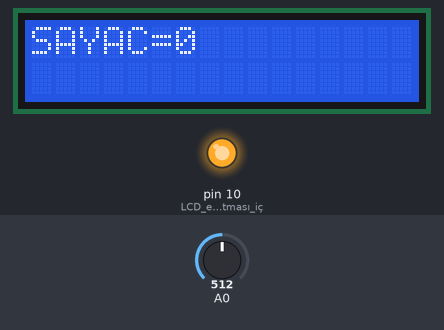
Simulated run of this sketch. Board: Arduino Uno, built with avr-gcc and run on an emulated ATmega328P. Shown: 16×2 character LCD, output pins drawn as LEDs (lit = HIGH). Inputs (shaded band) come from the test bench; at power-on: A0 = 512.

Above: at 3.2 s.
3.3 s: A0 set to 185
At 3.7 s:
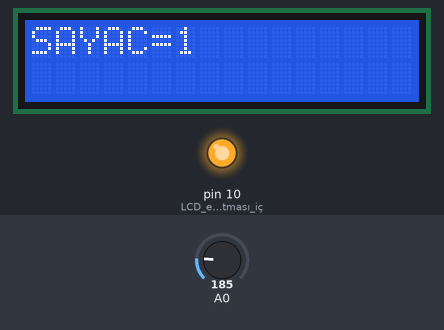
5.0 s: A0 set to 40
6.5 s: A0 set to 60
At 7.22 s:
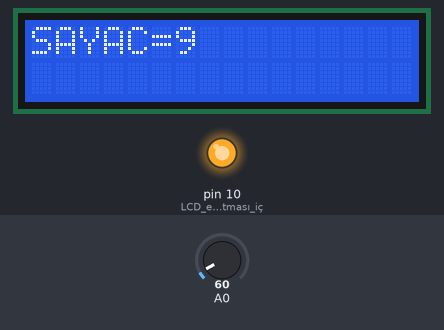
Timing chart, 0 to 9.5 s (numbered marks = the images above; inputs shaded):
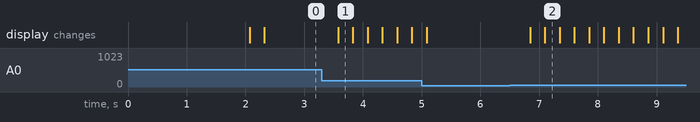

Measured:
- after the input at 3.3 s, the display: changes after 0.28 s (image 1)
- after the input at 6.5 s, the display: first changes after 0.34 s (image 2 shows a later state)

The sketch:

Shield_buton_sayici.ino
```cpp
#include <LiquidCrystal.h> // KÜTÜPHANE DOSYASI EKLENDİ
LiquidCrystal lcd(8, 9, 4, 5, 6, 7); // RS, En, D4, D5, D6, D7

#define sag 0
#define ust 1
#define alt 2
#define sol 3
#define secim 4
#define yok 5

int okunan=0;
int deger=6;
int c=0;
int sure=250;
int a=0;

// HANGİ TUŞA BASILDIĞINI GÖSTEREN FONKSİYON

int tus_oku()
{
okunan=analogRead(0);
if (okunan > 1000) return yok;
if (okunan <50) return sag;
if (okunan < 195) return ust;
if (okunan <380) return alt;
if (okunan < 555) return sol;
if (okunan < 790) return secim;
return yok;
}

void setup()
{
  lcd.begin(16, 2);
  lcd.setCursor(0,0);
  lcd.print(" ****SAYICI**** "); //
  lcd.setCursor(0,1);
  lcd.print("****************");
  delay(2000);
  lcd.clear();
  pinMode(10,OUTPUT); //LCD ekran aydınlatması için pin 10 u çıkış olarak ayarla
  digitalWrite(10,HIGH);
}

void loop()
{
  deger=tus_oku();
  delay(sure);

  switch(deger)
  {
    case ust:
    a++;
    break;

    case alt:
    if(a>0)
    {
      a--;
    }
    break;

    case secim:
    a=0;
    break;
  }
  lcd.setCursor(0,0);
  lcd.print("SAYAC=");
  lcd.print(a);
  lcd.print(" "); //2 haneli rakamdan geri dönüş yaparken artık kalan 0 rakamı siler.
}
```
